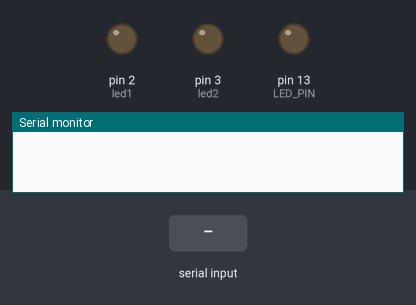
This sketch was run on a simulated Arduino Uno, built with avr-gcc and run on an emulated ATmega328P. Parts: output pins drawn as LEDs (lit = HIGH), the last lines printed to the serial monitor. The test bench sets the inputs (shaded band).

Above: at 1.2 s.
1.3 s: "1" received over the second serial link
At 2.3 s:
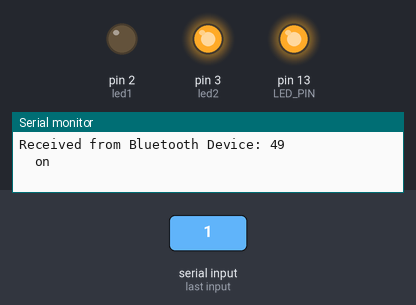
2.8 s: "2" received over the second serial link
At 3.5 s:
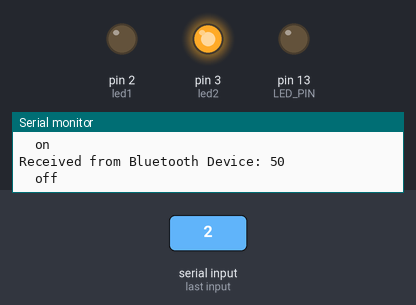
4.3 s: "3" received over the second serial link
At 4.6 s:
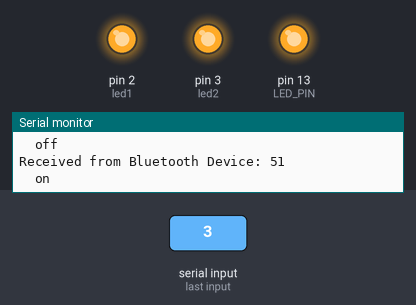
5.8 s: "0" received over the second serial link
At 7.0 s:
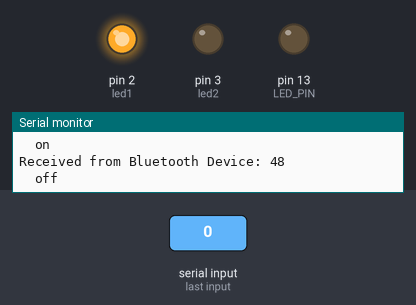
7.3 s: "3" received over the second serial link
At 8.1 s:
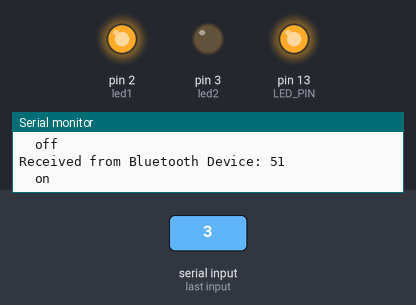
Timing chart, 0 to 9.8 s (numbered marks = the images above; inputs shaded):
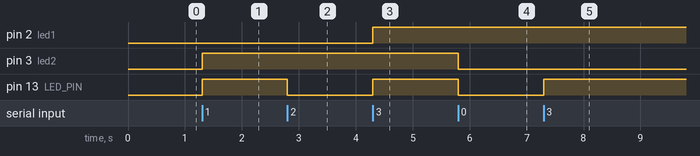

Measured:
- after the input at 1.3 s, pin 3 (led2), pin 13 (LED_PIN): LOW → HIGH at once
- after the input at 2.8 s, pin 13 (LED_PIN): HIGH → LOW at once
- after the input at 4.3 s, pin 2 (led1), pin 13 (LED_PIN): LOW → HIGH at once
- after the input at 5.8 s, pin 3 (led2), pin 13 (LED_PIN): HIGH → LOW at once
- after the input at 7.3 s, pin 13 (LED_PIN): LOW → HIGH at once

The sketch:

arduino.ino
```cpp
#include <SoftwareSerial.h>

#define LED_PIN 13
int led1=2,led2=3;


SoftwareSerial BT05(10, 11); //RX|TX


/*Connect RXD of BT05 module to Arduino Digital Pin no 11
Connect TXD of BT05 module to Arduino Digital Pin no 10
Can be changed if you want to different digital pins
Connect GND of BT05 module to Arduino GND pin
Connect VCC of BT05 module to Arduino VCC (5V) pin*/


void setup() {

  Serial.begin(9600);

    // set the digital pin as output:

  pinMode(LED_PIN, OUTPUT);
  pinMode(led1, OUTPUT);//led1 is led
  pinMode(led2, OUTPUT);//led2 is fan

  // you may need to change 9600 by another value

  // Once you have found the correct baudrate,

  // you can update it using AT+BAUDx command

  // e.g. AT+BAUD0 for 9600 bauds

  BT05.begin(9600);

}


void loop() {

  int c;


  if (BT05.available()) {

      c = BT05.read();

      Serial.print("Received from Bluetooth Device: ");

      Serial.println(c);

      switch(c) {


        case '0'://for turning off fan and led on arduino

              Serial.println("  off");

              digitalWrite(LED_PIN, LOW);
              digitalWrite(led2, LOW);//led2 is fan


              break;


        case '1'://for turning on fan and led on arduino

              Serial.println("  on");

              digitalWrite(LED_PIN, HIGH);
              digitalWrite(led2, HIGH);


              break;
          case '2'://for turning off led and led on arduino

              Serial.println("  off");

              digitalWrite(LED_PIN,LOW);
              digitalWrite(led1, LOW);


              break;

            case '3'://for turning on led and led on arduino

              Serial.println("  on");

              digitalWrite(LED_PIN,HIGH);
              digitalWrite(led1,HIGH );//LED 1 IS LED


              break;


        default:

              Serial.println("case default");

              break;

      }

  }

}
```
